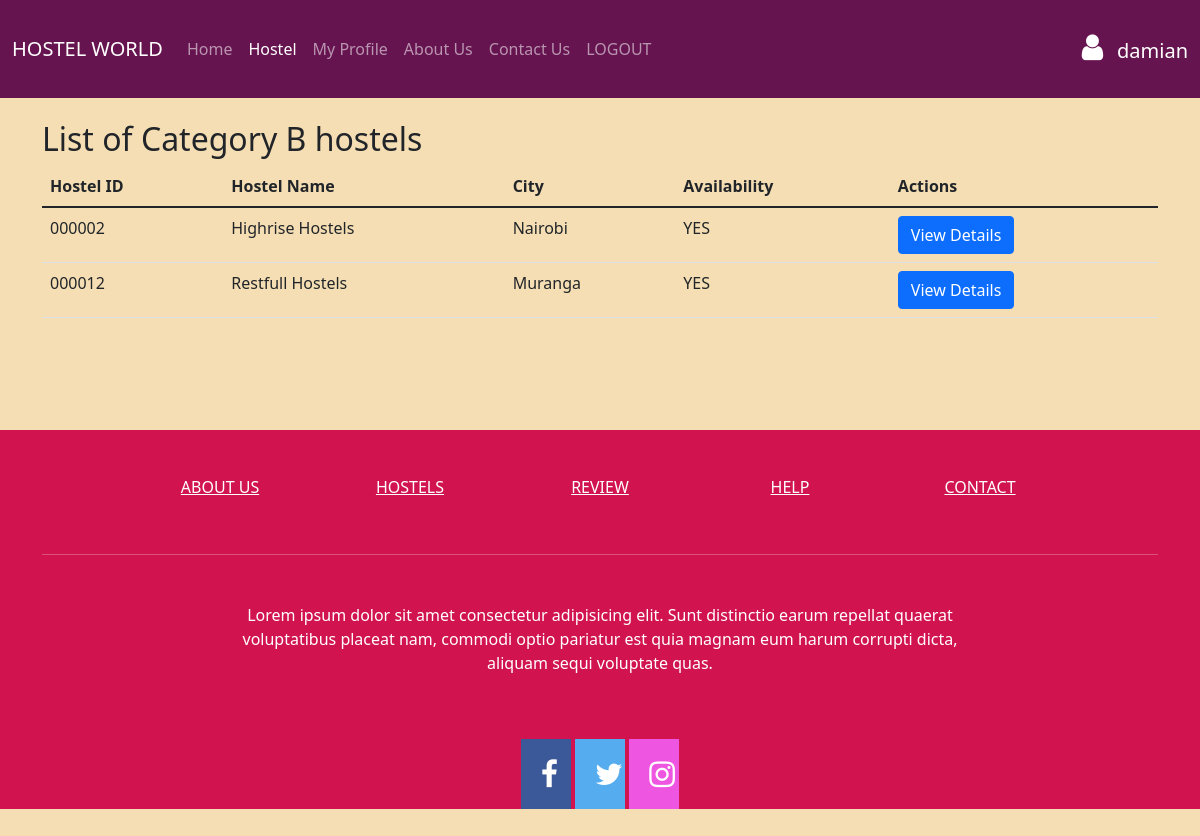
The page /categoryb.php (signed in) on the database its author committed.
### tables this page shows
CREATE TABLE IF NOT EXISTS `hostels` (
  `hostel_id` int(6) UNSIGNED ZEROFILL NOT NULL,
  `hostel_name` varchar(128) NOT NULL,
  `owner_id` int(4) UNSIGNED ZEROFILL DEFAULT NULL,
  `city` varchar(64) DEFAULT NULL,
  `category_id` int(4) UNSIGNED ZEROFILL DEFAULT NULL,
  `contact_no` varchar(64) DEFAULT NULL,
  `pincode` varchar(32) DEFAULT NULL,
  `seat_availability` varchar(64) DEFAULT NULL,
  `county` varchar(64) DEFAULT NULL,
  `charge_triple` float(10,2) DEFAULT NULL,
  `charge_single` float(10,2) DEFAULT NULL,
  `charge_double` float(10,2) DEFAULT NULL,
  `cap_single` int(11) DEFAULT NULL,
  `cap_double` int(11) DEFAULT NULL,
  `cap_triple` int(11) DEFAULT NULL
);

### categoryb.php (the view, shortened to what this page needs)
<?php
$login = $_SESSION['loggin'];
?>
<!doctype html>
<html lang="en">
<head>
    <link rel="stylesheet" href="style.css">
    <link href="https://cdn.jsdelivr.net/npm/bootstrap@5.1.3/dist/css/bootstrap.min.css" rel="stylesheet">
    <link href="https://cdn.jsdelivr.net/npm/bootstrap@5.1.3/dist/css/bootstrap.min.css" rel="stylesheet">
    <link rel="stylesheet" href="https://cdnjs.cloudflare.com/ajax/libs/font-awesome/4.7.0/css/font-awesome.min.css">
    <link rel="stylesheet" href="styleabout.css">
    <link rel="stylesheet" href="style.css">
</head>
<body>
    <nav class="navbar fixed-top navbar-expand-lg navbar-dark navigations">
        <div class="container-fluid">
            <a class="navbar-brand" href="/project/index.php">HOSTEL WORLD</a>
            <div class="collapse navbar-collapse" id="navbarSupportedContent">
                <ul class="navbar-nav me-auto mb-2 mb-lg-0">
                    <li class="nav-item">
                        <a class="nav-link" aria-current="page" href="/project/index.php">Home</a>
                    </li>
                    <li class="nav-item">
                    <li class="nav-item">
                        <a class="nav-link active" aria-current="page" href="#">Hostel</a>
                    </li>
                    <li class="nav-item">
                        <a class="nav-link" href="/project/myhostels.php">My Profile</a>
                    </li>
                    <li class="nav-item">
                        <a class="nav-link" href="/project/about.php">About Us</a>
                    </li>
                    <li class="nav-item">
                        <a class="nav-link" href="/project/contact.php">Contact Us</a>
                    </li>
                    <?php
                    if ($login) : ?>
                        </li>
                        <li class='nav-item'>
                            <a class='nav-link' href="index.php?logout=' 1'">LOGOUT</a>
                        </li>
                    <?php endif; ?>
                </ul>
                <div class="d-flex">
                    <?php if (isset($_SESSION['username'])) : ?>
                        <p>
                        <div class="d-flex">
                            <h5 class="mt-1 mr-2 text-white" type="submit">
                                <i class="fa fa-user text-white"></i>
                                <?php echo $_SESSION['username']; ?>
                            </h5>
                        </div>
                        </p>
                    <?php endif; ?>
                </div>
            </div>
    </nav>
    <br><br><br>
    <br><br>
    <div class="container">
        <h2>List of Category B hostels</h2>
        <table class="table table-hover">
            <thead>
                <tr>
                    <th scope="col">Hostel ID</th>
                    <th scope="col">Hostel Name</th>
                    <th scope="col">City</th>
                    <th scope="col">Availability</th>
                    <th scope="col">Actions</th>
                </tr>
            </thead>
            <tbody>
                <?php
                include("connection.php");
                $query = "select * from hostels where category_id='0002'";
                $data = mysqli_query($conn, $query);
                $total = mysqli_num_rows($data);
                if ($total != 0) {
                    while ($result = mysqli_fetch_assoc($data)) {
                        $id = $result['hostel_id'];
                        echo "
              <tr>
              <td>" . $result['hostel_id'] . "</td>
              <td>" . $result['hostel_name'] . "</td>
              <td>" . $result['city'] . "</td>
              <td>" . $result['seat_availability'] . "</td>";
                        echo "<td><a href='project/view.php?id=$id'class='btn btn-primary'>View Details</a></td>";
                        echo "</tr>";
                    }
                }
                ?>
            </tbody>
        </table>
    </div>
    <br><br>
    <div class="footer">
        <footer class="text-center text-white" style="background-color: rgb(209 20 80);">
            <div class="container">
                <section class="mt-5">
                    <div class="row text-center d-flex justify-content-center pt-5">
                        <div class="col-md-2">
                            <h6 class="text-uppercase font-weight-bold">
                                <a href="/project/about.php" class="text-white">About us</a>
                            </h6>
                        </div>
                        <div class="col-md-2">
                            <h6 class="text-uppercase font-weight-bold">
                                <a href="/project/hostels.php" class="text-white">Hostels</a>
                            </h6>
                        </div>
                        <div class="col-md-2">
                            <h6 class="text-uppercase font-weight-bold">
                                <a href="#!" class="text-white">Review</a>
                            </h6>
                        </div>
                        <div class="col-md-2">
                            <h6 class="text-uppercase font-weight-bold">
                                <a href="/project/contact.php" class="text-white">Help</a>
                            </h6>
                        </div>
                        <div class="col-md-2">
                            <h6 class="text-uppercase font-weight-bold">
                                <a href="/project/contact.php" class="text-white">Contact</a>
                            </h6>
                        </div>
                    </div>
                </section>
                <hr class="my-5" />
                <section class="mb-5">
                    <div class="row d-flex justify-content-center">
                        <div class="col-lg-8">
                            <p>
                                Lorem ipsum dolor sit amet consectetur adipisicing elit. Sunt distinctio earum repellat quaerat voluptatibus placeat nam, commodi optio pariatur est quia magnam eum harum corrupti dicta, aliquam sequi voluptate quas.
                            </p>
                        </div>
                    </div>
                </section>
                <section class="text-center mb-5">
                    <a href="#" class="fa fa-facebook"></a>
                    <a href="#" class="fa fa-twitter"></a>
                    <a href="#" class="fa fa-instagram"></a>
                </section>
            </div>
        </footer>
    </div>
</body>
</html>

### style.css (style rules this page uses)
body { background-color: wheat; }
.navigations { background-color: rgb(102 20 80); }
.fa-facebook { background: #3B5998; color: white; }
.fa-twitter { background: #55ACEE; color: white; }
.fa-instagram { background: #ee55e1; color: white; }
.fa { padding: 20px; font-size: 30px; width: 50px; text-align: center; text-decoration: none; }
.footer { background-color: rgb(102 20 80); background-repeat: no-repeat; background-size: cover; }

### styleabout.css (style rules this page uses)
.fa-facebook { background: #3B5998; color: white; }
.fa-twitter { background: #55ACEE; color: white; }
.fa-instagram { background: #ee55e1; color: white; }
.fa { padding: 20px; font-size: 30px; width: 50px; text-align: center; text-decoration: none; }
.navigations { background-color: rgb(102 20 80); }

### rows shown on the page
hostels: hostel_id "000002", hostel_name "Highrise Hostels", city "Nairobi", seat_availability "YES"
hostels: hostel_id "000012", hostel_name "Restfull Hostels", city "Muranga", seat_availability "YES"

### other values the page prints
$_SESSION['username'] "damian"
